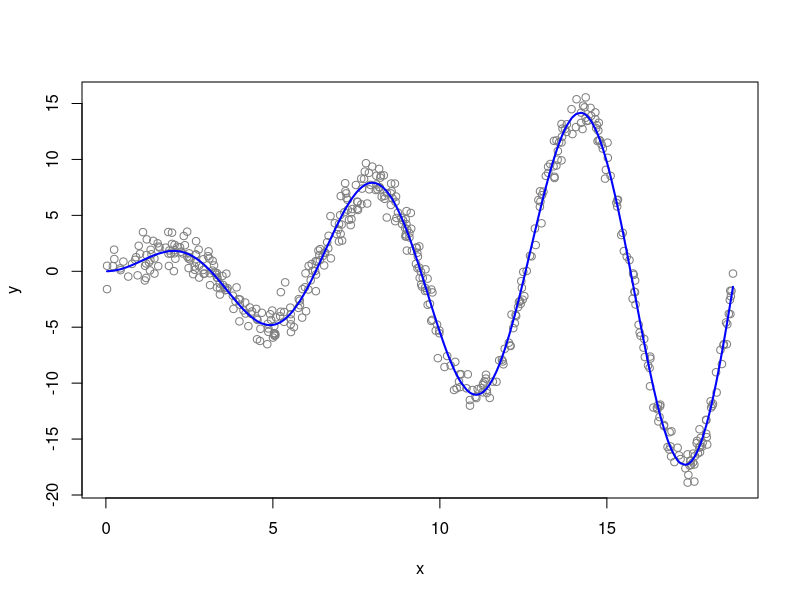
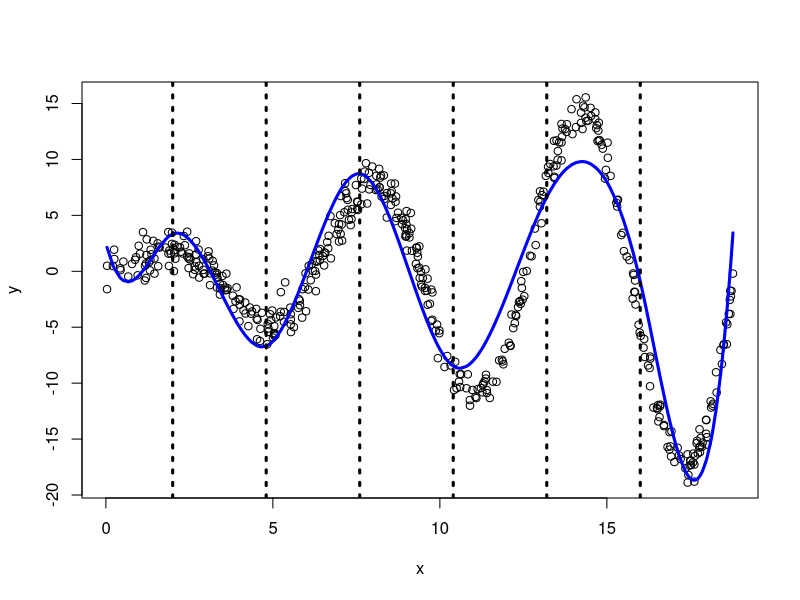
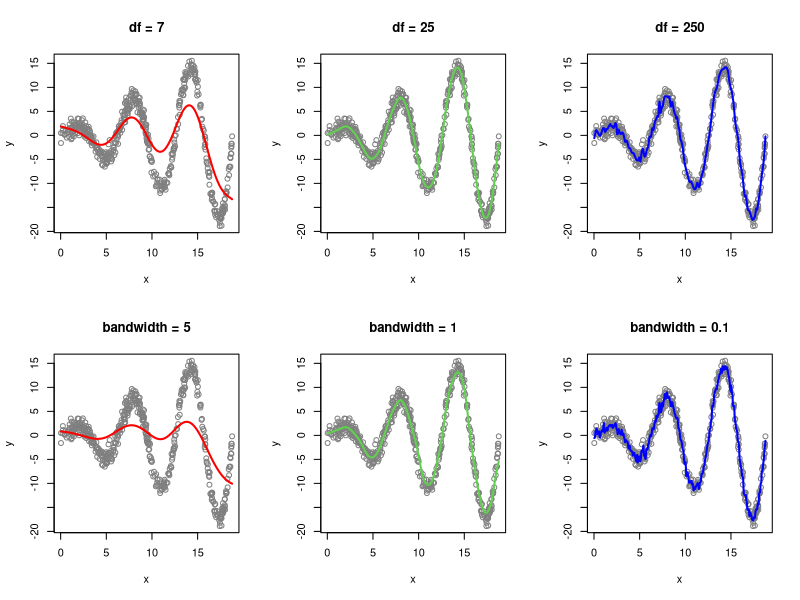

These figures' R source, in order:
# Create a simple nonlinear example
set.seed(0)
n = 500
x = sort(runif(n,0,6*pi))
r = x*sin(x) 
y = r + rnorm(n)

plot(x,y,col="gray50")
lines(x,r,col="blue",lwd=2)

# Regression splines
library(splines)
knots = seq(2,16,length=6)
G = bs(x,knots=knots,degree=3)
regmod = lm(y~G)

plot(x,y)
lines(x,regmod$fitted,lwd=3,col="blue")
abline(v=knots,lty=3,lwd=3)

# Smoothing splines
dfs = c(7,25,250)
splinemod1 = smooth.spline(x,y,df=dfs[1])
splinemod2 = smooth.spline(x,y,df=dfs[2])
splinemod3 = smooth.spline(x,y,df=dfs[3])

par(mfrow=c(2,3))
plot(x,y,col="gray50",main=paste("df =",dfs[1]))
lines(splinemod1$x,splinemod1$y,col="red",lwd=2)

plot(x,y,col="gray50",main=paste("df =",dfs[2]))
lines(splinemod2$x,splinemod2$y,col=3,lwd=2)

plot(x,y,col="gray50",main=paste("df =",dfs[3]))
lines(splinemod3$x,splinemod3$y,col="blue",lwd=2)

# Kernel regression
bws = c(5,1,0.1)
kernmod1 = ksmooth(x,y,kernel="normal",bandwidth=bws[1])
kernmod2 = ksmooth(x,y,kernel="normal",bandwidth=bws[2])
kernmod3 = ksmooth(x,y,kernel="normal",bandwidth=bws[3])

#par(mfrow=c(1,3))
plot(x,y,col="gray50",main=paste("bandwidth =",bws[1]))
lines(kernmod1$x,kernmod1$y,col="red",lwd=2)

plot(x,y,col="gray50",main=paste("bandwidth =",bws[2]))
lines(kernmod2$x,kernmod2$y,col=3,lwd=2)

plot(x,y,col="gray50",main=paste("bandwidth =",bws[3]))
lines(kernmod3$x,kernmod3$y,col="blue",lwd=2)
